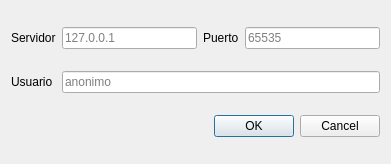
<?xml version="1.0" encoding="UTF-8"?>
<ui version="4.0">
 <class>Dialog</class>
 <widget class="QDialog" name="Dialog">
  <property name="windowModality">
   <enum>Qt::WindowModality::WindowModal</enum>
  </property>
  <property name="geometry">
   <rect>
    <x>0</x>
    <y>0</y>
    <width>391</width>
    <height>164</height>
   </rect>
  </property>
  <property name="sizePolicy">
   <sizepolicy hsizetype="Fixed" vsizetype="Fixed">
    <horstretch>0</horstretch>
    <verstretch>0</verstretch>
   </sizepolicy>
  </property>
  <property name="minimumSize">
   <size>
    <width>391</width>
    <height>164</height>
   </size>
  </property>
  <property name="maximumSize">
   <size>
    <width>391</width>
    <height>164</height>
   </size>
  </property>
  <property name="windowTitle">
   <string>Conectar</string>
  </property>
  <property name="modal">
   <bool>true</bool>
  </property>
  <layout class="QGridLayout" name="gridLayout">
   <item row="1" column="1" colspan="3">
    <widget class="QLineEdit" name="txtUser">
     <property name="placeholderText">
      <string>anonimo</string>
     </property>
    </widget>
   </item>
   <item row="1" column="0">
    <widget class="QLabel" name="label_3">
     <property name="text">
      <string>Usuario</string>
     </property>
    </widget>
   </item>
   <item row="0" column="2">
    <widget class="QLabel" name="label_2">
     <property name="text">
      <string>Puerto</string>
     </property>
    </widget>
   </item>
   <item row="0" column="0">
    <widget class="QLabel" name="label">
     <property name="text">
      <string>Servidor</string>
     </property>
    </widget>
   </item>
   <item row="0" column="1">
    <widget class="QLineEdit" name="txtServer">
     <property name="placeholderText">
      <string>127.0.0.1</string>
     </property>
    </widget>
   </item>
   <item row="2" column="1" colspan="3">
    <widget class="QDialogButtonBox" name="buttonBox">
     <property name="orientation">
      <enum>Qt::Orientation::Horizontal</enum>
     </property>
     <property name="standardButtons">
      <set>QDialogButtonBox::StandardButton::Cancel|QDialogButtonBox::StandardButton::Ok</set>
     </property>
    </widget>
   </item>
   <item row="0" column="3">
    <widget class="QLineEdit" name="txtPort">
     <property name="inputMask">
      <string/>
     </property>
     <property name="placeholderText">
      <string>65535</string>
     </property>
    </widget>
   </item>
  </layout>
 </widget>
 <tabstops>
  <tabstop>txtServer</tabstop>
  <tabstop>txtPort</tabstop>
  <tabstop>txtUser</tabstop>
 </tabstops>
 <resources/>
 <connections>
  <connection>
   <sender>buttonBox</sender>
   <signal>accepted()</signal>
   <receiver>Dialog</receiver>
   <slot>accept()</slot>
   <hints>
    <hint type="sourcelabel">
     <x>248</x>
     <y>254</y>
    </hint>
    <hint type="destinationlabel">
     <x>157</x>
     <y>274</y>
    </hint>
   </hints>
  </connection>
  <connection>
   <sender>buttonBox</sender>
   <signal>rejected()</signal>
   <receiver>Dialog</receiver>
   <slot>reject()</slot>
   <hints>
    <hint type="sourcelabel">
     <x>316</x>
     <y>260</y>
    </hint>
    <hint type="destinationlabel">
     <x>286</x>
     <y>274</y>
    </hint>
   </hints>
  </connection>
 </connections>
</ui>
